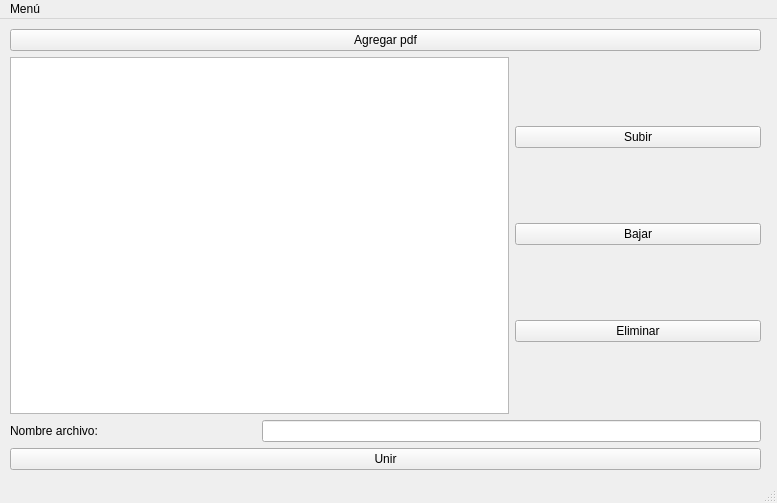
<?xml version="1.0" encoding="UTF-8"?>
<ui version="4.0">
 <class>MainWindow</class>
 <widget class="QMainWindow" name="MainWindow">
  <property name="geometry">
   <rect>
    <x>0</x>
    <y>0</y>
    <width>777</width>
    <height>503</height>
   </rect>
  </property>
  <property name="windowTitle">
   <string>MainWindow</string>
  </property>
  <widget class="QWidget" name="centralwidget">
   <widget class="QWidget" name="layoutWidget">
    <property name="geometry">
     <rect>
      <x>10</x>
      <y>10</y>
      <width>751</width>
      <height>441</height>
     </rect>
    </property>
    <layout class="QGridLayout" name="gridLayout_3">
     <item row="10" column="0" colspan="3">
      <widget class="QPushButton" name="btn_merge">
       <property name="font">
        <font>
         <pointsize>9</pointsize>
        </font>
       </property>
       <property name="text">
        <string>Unir</string>
       </property>
      </widget>
     </item>
     <item row="0" column="0" colspan="3">
      <widget class="QPushButton" name="btn_add">
       <property name="font">
        <font>
         <pointsize>9</pointsize>
        </font>
       </property>
       <property name="text">
        <string>Agregar pdf</string>
       </property>
      </widget>
     </item>
     <item row="2" column="2">
      <layout class="QVBoxLayout" name="verticalLayout_2">
       <item>
        <widget class="QPushButton" name="btn_up">
         <property name="font">
          <font>
           <pointsize>9</pointsize>
          </font>
         </property>
         <property name="text">
          <string>Subir</string>
         </property>
        </widget>
       </item>
       <item>
        <widget class="QPushButton" name="btn_down">
         <property name="font">
          <font>
           <pointsize>9</pointsize>
          </font>
         </property>
         <property name="text">
          <string>Bajar</string>
         </property>
        </widget>
       </item>
       <item>
        <widget class="QPushButton" name="btn_delete">
         <property name="font">
          <font>
           <pointsize>9</pointsize>
          </font>
         </property>
         <property name="text">
          <string>Eliminar</string>
         </property>
        </widget>
       </item>
      </layout>
     </item>
     <item row="6" column="1" colspan="2">
      <widget class="QLineEdit" name="txt_name">
       <property name="font">
        <font>
         <pointsize>9</pointsize>
        </font>
       </property>
      </widget>
     </item>
     <item row="2" column="0" colspan="2">
      <widget class="QListWidget" name="lst_pdf"/>
     </item>
     <item row="6" column="0">
      <widget class="QLabel" name="lbl_name">
       <property name="font">
        <font>
         <pointsize>9</pointsize>
        </font>
       </property>
       <property name="text">
        <string>Nombre archivo:</string>
       </property>
      </widget>
     </item>
    </layout>
   </widget>
  </widget>
  <widget class="QMenuBar" name="menubar">
   <property name="geometry">
    <rect>
     <x>0</x>
     <y>0</y>
     <width>777</width>
     <height>26</height>
    </rect>
   </property>
   <widget class="QMenu" name="menu">
    <property name="title">
     <string>Menú</string>
    </property>
    <addaction name="action_about"/>
    <addaction name="separator"/>
    <addaction name="action_exit"/>
   </widget>
   <addaction name="menu"/>
  </widget>
  <widget class="QStatusBar" name="statusbar"/>
  <action name="action_about">
   <property name="text">
    <string>Acerca de</string>
   </property>
  </action>
  <action name="actionSalir_2">
   <property name="text">
    <string>Salir</string>
   </property>
  </action>
  <action name="action_exit">
   <property name="text">
    <string>Salir</string>
   </property>
  </action>
 </widget>
 <resources/>
 <connections/>
</ui>
